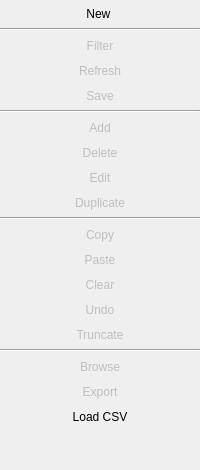
    <widget class="QWidget" name="bnts_parent_wgt" native="true">
     <property name="sizePolicy">
      <sizepolicy hsizetype="Fixed" vsizetype="Preferred">
       <horstretch>0</horstretch>
       <verstretch>0</verstretch>
      </sizepolicy>
     </property>
     <property name="minimumSize">
      <size>
       <width>0</width>
       <height>0</height>
      </size>
     </property>
     <layout class="QGridLayout" name="gridLayout_9">
      <property name="leftMargin">
       <number>0</number>
      </property>
      <property name="topMargin">
       <number>3</number>
      </property>
      <property name="rightMargin">
       <number>0</number>
      </property>
      <property name="bottomMargin">
       <number>3</number>
      </property>
      <property name="spacing">
       <number>4</number>
      </property>
      <item row="7" column="0">
       <widget class="QToolButton" name="add_tb">
        <property name="enabled">
         <bool>false</bool>
        </property>
        <property name="sizePolicy">
         <sizepolicy hsizetype="Preferred" vsizetype="Fixed">
          <horstretch>0</horstretch>
          <verstretch>0</verstretch>
         </sizepolicy>
        </property>
        <property name="minimumSize">
         <size>
          <width>0</width>
          <height>0</height>
         </size>
        </property>
        <property name="toolTip">
         <string>Add empty rows</string>
        </property>
        <property name="text">
         <string>Add</string>
        </property>
        <property name="icon">
         <iconset resource="../res/resources.qrc">
          <normaloff>:/icones/icones/addrow.png</normaloff>:/icones/icones/addrow.png</iconset>
        </property>
        <property name="iconSize">
         <size>
          <width>25</width>
          <height>25</height>
         </size>
        </property>
        <property name="shortcut">
         <string>Ins</string>
        </property>
        <property name="toolButtonStyle">
         <enum>Qt::ToolButtonIconOnly</enum>
        </property>
        <property name="autoRaise">
         <bool>true</bool>
        </property>
       </widget>
      </item>
      <item row="19" column="0">
       <widget class="QToolButton" name="clear_tb">
        <property name="enabled">
         <bool>false</bool>
        </property>
        <property name="sizePolicy">
         <sizepolicy hsizetype="Preferred" vsizetype="Fixed">
          <horstretch>0</horstretch>
          <verstretch>0</verstretch>
         </sizepolicy>
        </property>
        <property name="minimumSize">
         <size>
          <width>0</width>
          <height>0</height>
         </size>
        </property>
        <property name="toolTip">
         <string>Clears the items selected on the grid</string>
        </property>
        <property name="text">
         <string>Clear</string>
        </property>
        <property name="icon">
         <iconset resource="../res/resources.qrc">
          <normaloff>:/icones/icones/limpartexto.png</normaloff>:/icones/icones/limpartexto.png</iconset>
        </property>
        <property name="iconSize">
         <size>
          <width>25</width>
          <height>25</height>
         </size>
        </property>
        <property name="shortcut">
         <string>Ctrl+R</string>
        </property>
        <property name="popupMode">
         <enum>QToolButton::InstantPopup</enum>
        </property>
        <property name="toolButtonStyle">
         <enum>Qt::ToolButtonIconOnly</enum>
        </property>
        <property name="autoRaise">
         <bool>true</bool>
        </property>
       </widget>
      </item>
      <item row="28" column="0">
       <widget class="Line" name="separator3_ln">
        <property name="orientation">
         <enum>Qt::Horizontal</enum>
        </property>
       </widget>
      </item>
      <item row="9" column="0">
       <widget class="QToolButton" name="bulkedit_tb">
        <property name="enabled">
         <bool>false</bool>
        </property>
        <property name="sizePolicy">
         <sizepolicy hsizetype="Preferred" vsizetype="Fixed">
          <horstretch>0</horstretch>
          <verstretch>0</verstretch>
         </sizepolicy>
        </property>
        <property name="minimumSize">
         <size>
          <width>0</width>
          <height>0</height>
         </size>
        </property>
        <property name="toolTip">
         <string>Change the values of all selected cells at once</string>
        </property>
        <property name="text">
         <string>Edit</string>
        </property>
        <property name="icon">
         <iconset resource="../res/resources.qrc">
          <normaloff>:/icones/icones/bulkedit.png</normaloff>:/icones/icones/bulkedit.png</iconset>
        </property>
        <property name="iconSize">
         <size>
          <width>25</width>
          <height>25</height>
         </size>
        </property>
        <property name="shortcut">
         <string>Ctrl+E</string>
        </property>
        <property name="toolButtonStyle">
         <enum>Qt::ToolButtonIconOnly</enum>
        </property>
        <property name="autoRaise">
         <bool>true</bool>
        </property>
       </widget>
      </item>
      <item row="29" column="0">
       <widget class="QToolButton" name="browse_tabs_tb">
        <property name="enabled">
         <bool>false</bool>
        </property>
        <property name="sizePolicy">
         <sizepolicy hsizetype="Preferred" vsizetype="Fixed">
          <horstretch>0</horstretch>
          <verstretch>0</verstretch>
         </sizepolicy>
        </property>
        <property name="minimumSize">
         <size>
          <width>0</width>
          <height>0</height>
         </size>
        </property>
        <property name="toolTip">
         <string>Browse referenced tables</string>
        </property>
        <property name="text">
         <string>Browse</string>
        </property>
        <property name="icon">
         <iconset resource="../res/resources.qrc">
          <normaloff>:/icones/icones/browsetable.png</normaloff>:/icones/icones/browsetable.png</iconset>
        </property>
        <property name="iconSize">
         <size>
          <width>25</width>
          <height>25</height>
         </size>
        </property>
        <property name="popupMode">
         <enum>QToolButton::InstantPopup</enum>
        </property>
        <property name="toolButtonStyle">
         <enum>Qt::ToolButtonIconOnly</enum>
        </property>
        <property name="autoRaise">
         <bool>true</bool>
        </property>
       </widget>
      </item>
      <item row="31" column="0">
       <widget class="QToolButton" name="csv_load_tb">
        <property name="enabled">
         <bool>true</bool>
        </property>
        <property name="sizePolicy">
         <sizepolicy hsizetype="Preferred" vsizetype="Fixed">
          <horstretch>0</horstretch>
          <verstretch>0</verstretch>
         </sizepolicy>
        </property>
        <property name="minimumSize">
         <size>
          <width>0</width>
          <height>0</height>
         </size>
        </property>
        <property name="toolTip">
         <string>Add new rows from a CSV file</string>
        </property>
        <property name="text">
         <string>Load CSV</string>
        </property>
        <property name="icon">
         <iconset resource="../res/resources.qrc">
          <normaloff>:/icones/icones/loadcsv.png</normaloff>:/icones/icones/loadcsv.png</iconset>
        </property>
        <property name="iconSize">
         <size>
          <width>25</width>
          <height>25</height>
         </size>
        </property>
        <property name="shortcut">
         <string>Ctrl+L</string>
        </property>
        <property name="checkable">
         <bool>true</bool>
        </property>
        <property name="toolButtonStyle">
         <enum>Qt::ToolButtonIconOnly</enum>
        </property>
        <property name="autoRaise">
         <bool>true</bool>
        </property>
       </widget>
      </item>
      <item row="17" column="0">
       <widget class="QToolButton" name="copy_tb">
        <property name="enabled">
         <bool>false</bool>
        </property>
        <property name="sizePolicy">
         <sizepolicy hsizetype="Preferred" vsizetype="Fixed">
          <horstretch>0</horstretch>
          <verstretch>0</verstretch>
         </sizepolicy>
        </property>
        <property name="minimumSize">
         <size>
          <width>0</width>
          <height>0</height>
         </size>
        </property>
        <property name="toolTip">
         <string>Copy items on the grid</string>
        </property>
        <property name="text">
         <string>Copy</string>
        </property>
        <property name="icon">
         <iconset resource="../res/resources.qrc">
          <normaloff>:/icones/icones/copiar.png</normaloff>:/icones/icones/copiar.png</iconset>
        </property>
        <property name="iconSize">
         <size>
          <width>25</width>
          <height>25</height>
         </size>
        </property>
        <property name="popupMode">
         <enum>QToolButton::InstantPopup</enum>
        </property>
        <property name="toolButtonStyle">
         <enum>Qt::ToolButtonIconOnly</enum>
        </property>
        <property name="autoRaise">
         <bool>true</bool>
        </property>
       </widget>
      </item>
      <item row="11" column="0">
       <widget class="QToolButton" name="duplicate_tb">
        <property name="enabled">
         <bool>false</bool>
        </property>
        <property name="sizePolicy">
         <sizepolicy hsizetype="Preferred" vsizetype="Fixed">
          <horstretch>0</horstretch>
          <verstretch>0</verstretch>
         </sizepolicy>
        </property>
        <property name="minimumSize">
         <size>
          <width>0</width>
          <height>0</height>
         </size>
        </property>
        <property name="toolTip">
         <string>Duplicate the selected rows</string>
        </property>
        <property name="text">
         <string>Duplicate</string>
        </property>
        <property name="icon">
         <iconset resource="../res/resources.qrc">
          <normaloff>:/icones/icones/duprow.png</normaloff>:/icones/icones/duprow.png</iconset>
        </property>
        <property name="iconSize">
         <size>
          <width>25</width>
          <height>25</height>
         </size>
        </property>
        <property name="shortcut">
         <string>Ctrl+D</string>
        </property>
        <property name="toolButtonStyle">
         <enum>Qt::ToolButtonIconOnly</enum>
        </property>
        <property name="autoRaise">
         <bool>true</bool>
        </property>
       </widget>
      </item>
      <item row="16" column="0">
       <widget class="Line" name="separator2_ln">
        <property name="orientation">
         <enum>Qt::Horizontal</enum>
        </property>
       </widget>
      </item>
      <item row="2" column="0">
       <widget class="QToolButton" name="filter_tb">
        <property name="enabled">
         <bool>false</bool>
        </property>
        <property name="sizePolicy">
         <sizepolicy hsizetype="Preferred" vsizetype="Fixed">
          <horstretch>0</horstretch>
          <verstretch>0</verstretch>
         </sizepolicy>
        </property>
        <property name="minimumSize">
         <size>
          <width>0</width>
          <height>0</height>
         </size>
        </property>
        <property name="toolTip">
         <string>Filter the result set</string>
        </property>
        <property name="text">
         <string>Filter</string>
        </property>
        <property name="icon">
         <iconset resource="../res/resources.qrc">
          <normaloff>:/icones/icones/filter.png</normaloff>:/icones/icones/filter.png</iconset>
        </property>
        <property name="iconSize">
         <size>
          <width>25</width>
          <height>25</height>
         </size>
        </property>
        <property name="shortcut">
         <string>Ctrl+F</string>
        </property>
        <property name="checkable">
         <bool>true</bool>
        </property>
        <property name="toolButtonStyle">
         <enum>Qt::ToolButtonIconOnly</enum>
        </property>
        <property name="autoRaise">
         <bool>true</bool>
        </property>
       </widget>
      </item>
      <item row="8" column="0">
       <widget class="QToolButton" name="delete_tb">
        <property name="enabled">
         <bool>false</bool>
        </property>
        <property name="sizePolicy">
         <sizepolicy hsizetype="Preferred" vsizetype="Fixed">
          <horstretch>0</horstretch>
          <verstretch>0</verstretch>
         </sizepolicy>
        </property>
        <property name="minimumSize">
         <size>
          <width>0</width>
          <height>0</height>
         </size>
        </property>
        <property name="toolTip">
         <string>Mark the selected rows to be deleted</string>
        </property>
        <property name="text">
         <string>Delete</string>
        </property>
        <property name="icon">
         <iconset resource="../res/resources.qrc">
          <normaloff>:/icones/icones/delrow.png</normaloff>:/icones/icones/delrow.png</iconset>
        </property>
        <property name="iconSize">
         <size>
          <width>25</width>
          <height>25</height>
         </size>
        </property>
        <property name="shortcut">
         <string>Del</string>
        </property>
        <property name="toolButtonStyle">
         <enum>Qt::ToolButtonIconOnly</enum>
        </property>
        <property name="autoRaise">
         <bool>true</bool>
        </property>
       </widget>
      </item>
      <item row="6" column="0">
       <widget class="Line" name="separator1_ln">
        <property name="orientation">
         <enum>Qt::Horizontal</enum>
        </property>
       </widget>
      </item>
      <item row="44" column="0">
       <spacer name="verticalSpacer">
        <property name="orientation">
         <enum>Qt::Vertical</enum>
        </property>
        <property name="sizeHint" stdset="0">
         <size>
          <width>20</width>
          <height>40</height>
         </size>
        </property>
       </spacer>
      </item>
      <item row="0" column="0">
       <widget class="QToolButton" name="new_window_tb">
        <property name="enabled">
         <bool>true</bool>
        </property>
        <property name="sizePolicy">
         <sizepolicy hsizetype="Preferred" vsizetype="Fixed">
          <horstretch>0</horstretch>
          <verstretch>0</verstretch>
         </sizepolicy>
        </property>
        <property name="minimumSize">
         <size>
          <width>0</width>
          <height>0</height>
         </size>
        </property>
        <property name="toolTip">
         <string>Open a new data manipulation window</string>
        </property>
        <property name="text">
         <string>New </string>
        </property>
        <property name="icon">
         <iconset resource="../res/resources.qrc">
          <normaloff>:/icones/icones/novoobjeto.png</normaloff>:/icones/icones/novoobjeto.png</iconset>
        </property>
        <property name="iconSize">
         <size>
          <width>25</width>
          <height>25</height>
         </size>
        </property>
        <property name="shortcut">
         <string>Ctrl+N</string>
        </property>
        <property name="toolButtonStyle">
         <enum>Qt::ToolButtonIconOnly</enum>
        </property>
        <property name="autoRaise">
         <bool>true</bool>
        </property>
       </widget>
      </item>
      <item row="1" column="0">
       <widget class="Line" name="separator_ln">
        <property name="orientation">
         <enum>Qt::Horizontal</enum>
        </property>
       </widget>
      </item>
      <item row="18" column="0">
       <widget class="QToolButton" name="paste_tb">
        <property name="enabled">
         <bool>false</bool>
        </property>
        <property name="sizePolicy">
         <sizepolicy hsizetype="Preferred" vsizetype="Fixed">
          <horstretch>0</horstretch>
          <verstretch>0</verstretch>
         </sizepolicy>
        </property>
        <property name="minimumSize">
         <size>
          <width>0</width>
          <height>0</height>
         </size>
        </property>
        <property name="toolTip">
         <string>Paste items on the grid</string>
        </property>
        <property name="text">
         <string>Paste</string>
        </property>
        <property name="icon">
         <iconset resource="../res/resources.qrc">
          <normaloff>:/icones/icones/colar.png</normaloff>:/icones/icones/colar.png</iconset>
        </property>
        <property name="iconSize">
         <size>
          <width>25</width>
          <height>25</height>
         </size>
        </property>
        <property name="popupMode">
         <enum>QToolButton::InstantPopup</enum>
        </property>
        <property name="toolButtonStyle">
         <enum>Qt::ToolButtonIconOnly</enum>
        </property>
        <property name="autoRaise">
         <bool>true</bool>
        </property>
       </widget>
      </item>
      <item row="5" column="0">
       <widget class="QToolButton" name="save_tb">
        <property name="enabled">
         <bool>false</bool>
        </property>
        <property name="sizePolicy">
         <sizepolicy hsizetype="Preferred" vsizetype="Fixed">
          <horstretch>0</horstretch>
          <verstretch>0</verstretch>
         </sizepolicy>
        </property>
        <property name="minimumSize">
         <size>
          <width>0</width>
          <height>0</height>
         </size>
        </property>
        <property name="toolTip">
         <string>Save changes</string>
        </property>
        <property name="text">
         <string>Save</string>
        </property>
        <property name="icon">
         <iconset resource="../res/resources.qrc">
          <normaloff>:/icones/icones/salvar.png</normaloff>:/icones/icones/salvar.png</iconset>
        </property>
        <property name="iconSize">
         <size>
          <width>25</width>
          <height>25</height>
         </size>
        </property>
        <property name="shortcut">
         <string>Ctrl+S</string>
        </property>
        <property name="toolButtonStyle">
         <enum>Qt::ToolButtonIconOnly</enum>
        </property>
        <property name="autoRaise">
         <bool>true</bool>
        </property>
       </widget>
      </item>
      <item row="20" column="0">
       <widget class="QToolButton" name="undo_tb">
        <property name="enabled">
         <bool>false</bool>
        </property>
        <property name="sizePolicy">
         <sizepolicy hsizetype="Preferred" vsizetype="Fixed">
          <horstretch>0</horstretch>
          <verstretch>0</verstretch>
         </sizepolicy>
        </property>
        <property name="minimumSize">
         <size>
          <width>0</width>
          <height>0</height>
         </size>
        </property>
        <property name="toolTip">
         <string>Undo modifications</string>
        </property>
        <property name="text">
         <string>Undo</string>
        </property>
        <property name="icon">
         <iconset resource="../res/resources.qrc">
          <normaloff>:/icones/icones/desfazer.png</normaloff>:/icones/icones/desfazer.png</iconset>
        </property>
        <property name="iconSize">
         <size>
          <width>25</width>
          <height>25</height>
         </size>
        </property>
        <property name="shortcut">
         <string>Ctrl+Z</string>
        </property>
        <property name="toolButtonStyle">
         <enum>Qt::ToolButtonIconOnly</enum>
        </property>
        <property name="autoRaise">
         <bool>true</bool>
        </property>
       </widget>
      </item>
      <item row="30" column="0">
       <widget class="QToolButton" name="export_tb">
        <property name="enabled">
         <bool>false</bool>
        </property>
        <property name="sizePolicy">
         <sizepolicy hsizetype="Preferred" vsizetype="Fixed">
          <horstretch>0</horstretch>
          <verstretch>0</verstretch>
         </sizepolicy>
        </property>
        <property name="minimumSize">
         <size>
          <width>0</width>
          <height>0</height>
         </size>
        </property>
        <property name="toolTip">
         <string>Export results to CSV file</string>
        </property>
        <property name="text">
         <string>Export</string>
        </property>
        <property name="icon">
         <iconset resource="../res/resources.qrc">
          <normaloff>:/icones/icones/exportdata.png</normaloff>:/icones/icones/exportdata.png</iconset>
        </property>
        <property name="iconSize">
         <size>
          <width>25</width>
          <height>25</height>
         </size>
        </property>
        <property name="shortcut">
         <string>Ctrl+X</string>
        </property>
        <property name="toolButtonStyle">
         <enum>Qt::ToolButtonIconOnly</enum>
        </property>
        <property name="autoRaise">
         <bool>true</bool>
        </property>
       </widget>
      </item>
      <item row="3" column="0">
       <widget class="QToolButton" name="refresh_tb">
        <property name="enabled">
         <bool>false</bool>
        </property>
        <property name="sizePolicy">
         <sizepolicy hsizetype="Preferred" vsizetype="Fixed">
          <horstretch>0</horstretch>
          <verstretch>0</verstretch>
         </sizepolicy>
        </property>
        <property name="minimumSize">
         <size>
          <width>0</width>
          <height>0</height>
         </size>
        </property>
        <property name="toolTip">
         <string>Refresh listing</string>
        </property>
        <property name="text">
         <string>Refresh</string>
        </property>
        <property name="icon">
         <iconset resource="../res/resources.qrc">
          <normaloff>:/icones/icones/atualizar.png</normaloff>:/icones/icones/atualizar.png</iconset>
        </property>
        <property name="iconSize">
         <size>
          <width>25</width>
          <height>25</height>
         </size>
        </property>
        <property name="shortcut">
         <string>F5</string>
        </property>
        <property name="toolButtonStyle">
         <enum>Qt::ToolButtonIconOnly</enum>
        </property>
        <property name="autoRaise">
         <bool>true</bool>
        </property>
       </widget>
      </item>
      <item row="21" column="0">
       <widget class="QToolButton" name="truncate_tb">
        <property name="enabled">
         <bool>false</bool>
        </property>
        <property name="sizePolicy">
         <sizepolicy hsizetype="Preferred" vsizetype="Fixed">
          <horstretch>0</horstretch>
          <verstretch>0</verstretch>
         </sizepolicy>
        </property>
        <property name="minimumSize">
         <size>
          <width>0</width>
          <height>0</height>
         </size>
        </property>
        <property name="toolTip">
         <string>Truncate the browsed table</string>
        </property>
        <property name="text">
         <string>Truncate</string>
        </property>
        <property name="icon">
         <iconset resource="../res/resources.qrc">
          <normaloff>:/icones/icones/truncate.png</normaloff>:/icones/icones/truncate.png</iconset>
        </property>
        <property name="iconSize">
         <size>
          <width>25</width>
          <height>25</height>
         </size>
        </property>
        <property name="popupMode">
         <enum>QToolButton::InstantPopup</enum>
        </property>
        <property name="toolButtonStyle">
         <enum>Qt::ToolButtonIconOnly</enum>
        </property>
        <property name="autoRaise">
         <bool>true</bool>
        </property>
       </widget>
      </item>
     </layout>
    </widget>
